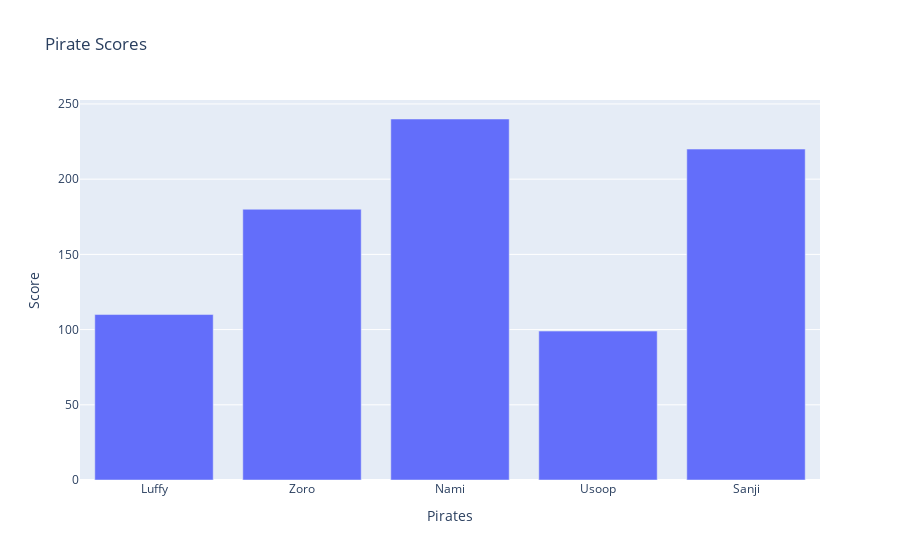

Notebook source saved alongside this figure:
### Code cell
graph = go.Figure()

graph.add_trace(go.Bar(x=x1,y=y1))

graph.update_layout(title = "Pirate Scores",
                    xaxis_title = "Pirates",
                    yaxis_title = "Score")

### Figure 1 — Plotly figure (JSON) as saved in the notebook; plotly's stock layout.template omitted (floating-point values rounded to 4 significant figures)
{"data": [{"type": "bar", "x": ["Luffy", "Zoro", "Nami", "Usoop", "Sanji"], "y": [110, 180, 240, 99, 220]}], "layout": {"title": {"text": "Pirate Scores"}, "xaxis": {"title": {"text": "Pirates"}}, "yaxis": {"title": {"text": "Score"}}}}
